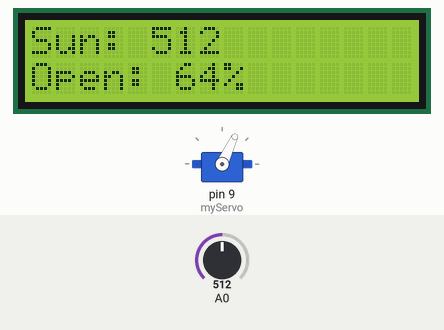
Recording of a sketch running on a simulated Arduino Uno, built with avr-gcc and run on an emulated ATmega328P. Parts: servo, 16×2 character LCD. The inputs (shaded band) are chosen by the test bench; at power-on: A0 = 512.

Above: at 3.2 s.
3.3 s: A0 set to 716
At 4.2 s:
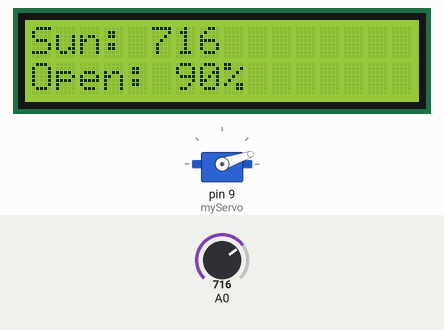
4.9 s: A0 set to 306
At 5.3 s:
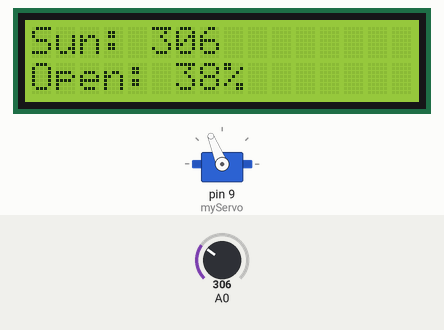
6.5 s: A0 set to 122
At 7.5 s:
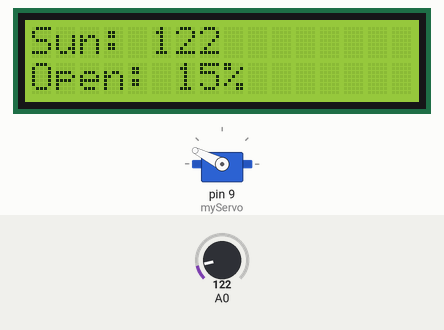
8.0 s: A0 set to 0
At 8.5 s:
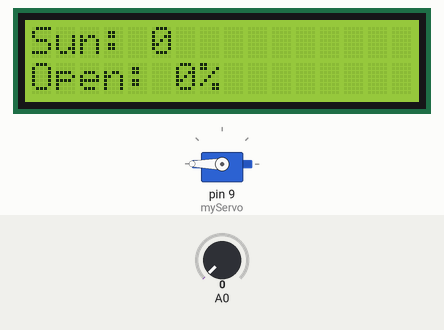
Timing chart, 0 to 10.6 s (numbered marks = the images above; inputs shaded):
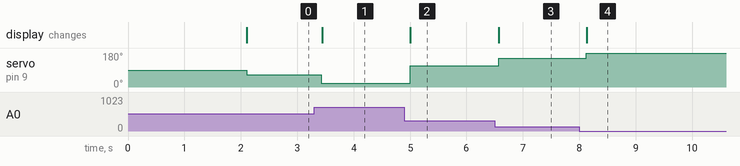

Measured:
- after the input at 3.3 s, servo on pin 9 (myServo): 65° → 19° after 0.12 s; the display: changes after 0.14 s (image 1)
- after the input at 4.9 s, servo on pin 9 (myServo): 19° → 112° after 0.11 s; the display: changes after 0.11 s (image 2)
- after the input at 6.5 s, servo on pin 9 (myServo): 112° → 153° after 0.07 s; the display: changes after 0.07 s (image 3)
- after the input at 8.0 s, servo on pin 9 (myServo): 153° → 180° after 0.12 s; the display: changes after 0.13 s (image 4)

The sketch:

sketch_mar14a.ino
```cpp
#include <Servo.h>
#include <Wire.h>
#include <LiquidCrystal_I2C.h>

LiquidCrystal_I2C lcd(0x27, 16, 2);
Servo myServo;

int lightVal;
int angle;
int percent;

void setup() {
  myServo.attach(9);

  lcd.init();
  lcd.backlight();

  lcd.setCursor(0, 0);
  lcd.print("Smart Blinds");
  delay(2000);
  lcd.clear();
}

void loop() {
  lightVal = analogRead(A0);
  angle = map(lightVal, 0, 800, 180, 0);
  myServo.write(angle);
  percent = map(angle, 0, 180, 100, 0);
  lcd.setCursor(0, 0);
  lcd.print("Sun: ");
  lcd.print(lightVal);
  lcd.print("   ");
  lcd.setCursor(0, 1);
  lcd.print("Open: ");
  lcd.print(percent);
  lcd.print("%   ");

  delay(200);
}
```
